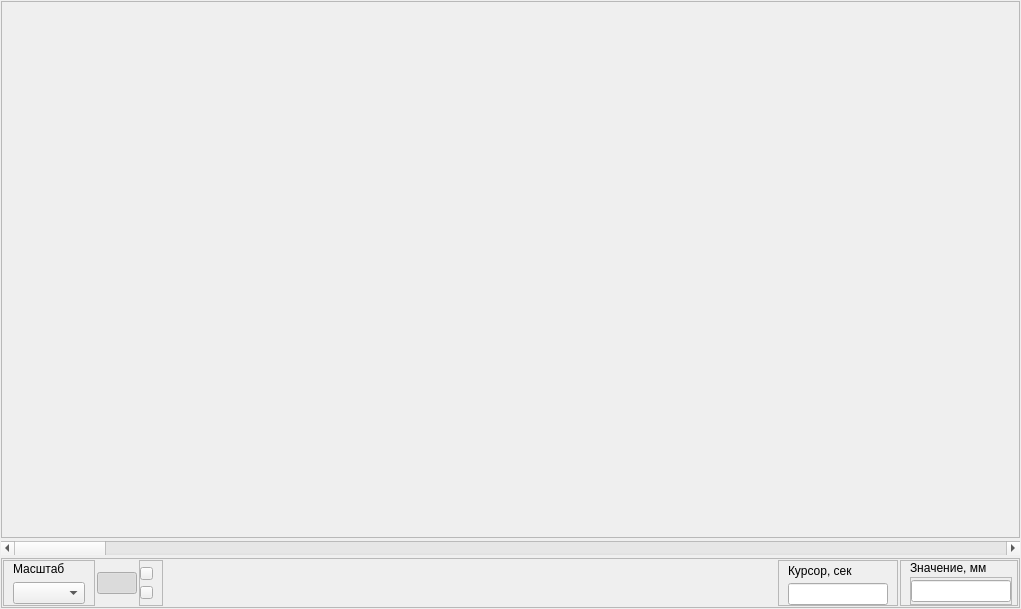
<?xml version="1.0" encoding="UTF-8"?>
<ui version="4.0">
 <class>BalistogramVisualWidget</class>
 <widget class="QWidget" name="BalistogramVisualWidget">
  <property name="geometry">
   <rect>
    <x>0</x>
    <y>0</y>
    <width>1021</width>
    <height>609</height>
   </rect>
  </property>
  <property name="windowTitle">
   <string>Form</string>
  </property>
  <layout class="QVBoxLayout" name="verticalLayout">
   <property name="spacing">
    <number>3</number>
   </property>
   <property name="leftMargin">
    <number>1</number>
   </property>
   <property name="topMargin">
    <number>1</number>
   </property>
   <property name="rightMargin">
    <number>1</number>
   </property>
   <property name="bottomMargin">
    <number>1</number>
   </property>
   <item>
    <widget class="QFrame" name="frGraph">
     <property name="frameShape">
      <enum>QFrame::StyledPanel</enum>
     </property>
     <property name="frameShadow">
      <enum>QFrame::Raised</enum>
     </property>
     <layout class="QVBoxLayout" name="verticalLayout_3">
      <property name="spacing">
       <number>2</number>
      </property>
      <property name="leftMargin">
       <number>1</number>
      </property>
      <property name="topMargin">
       <number>1</number>
      </property>
      <property name="rightMargin">
       <number>1</number>
      </property>
      <property name="bottomMargin">
       <number>1</number>
      </property>
      <item>
       <widget class="AreaGraph" name="wgtGraph" native="true">
        <property name="mouseTracking">
         <bool>true</bool>
        </property>
       </widget>
      </item>
     </layout>
    </widget>
   </item>
   <item>
    <widget class="QScrollBar" name="sbSignal">
     <property name="orientation">
      <enum>Qt::Horizontal</enum>
     </property>
    </widget>
   </item>
   <item>
    <widget class="QFrame" name="frToolbar">
     <property name="sizePolicy">
      <sizepolicy hsizetype="Preferred" vsizetype="Fixed">
       <horstretch>0</horstretch>
       <verstretch>0</verstretch>
      </sizepolicy>
     </property>
     <property name="frameShape">
      <enum>QFrame::StyledPanel</enum>
     </property>
     <property name="frameShadow">
      <enum>QFrame::Raised</enum>
     </property>
     <layout class="QHBoxLayout" name="horizontalLayout">
      <property name="spacing">
       <number>2</number>
      </property>
      <property name="leftMargin">
       <number>1</number>
      </property>
      <property name="topMargin">
       <number>1</number>
      </property>
      <property name="rightMargin">
       <number>1</number>
      </property>
      <property name="bottomMargin">
       <number>1</number>
      </property>
      <item>
       <widget class="QFrame" name="frScale">
        <property name="frameShape">
         <enum>QFrame::StyledPanel</enum>
        </property>
        <property name="frameShadow">
         <enum>QFrame::Raised</enum>
        </property>
        <layout class="QVBoxLayout" name="verticalLayout_2">
         <property name="topMargin">
          <number>1</number>
         </property>
         <property name="bottomMargin">
          <number>1</number>
         </property>
         <item>
          <widget class="QLabel" name="lblScale">
           <property name="text">
            <string>Масштаб</string>
           </property>
          </widget>
         </item>
         <item>
          <widget class="QComboBox" name="cbScale">
           <property name="maxVisibleItems">
            <number>15</number>
           </property>
          </widget>
         </item>
        </layout>
       </widget>
      </item>
      <item>
       <widget class="QPushButton" name="btnFullSignal">
        <property name="text">
         <string/>
        </property>
        <property name="icon">
         <iconset resource="../../../../kernel.qrc">
          <normaloff>:/images/Tools/FullSignal.png</normaloff>:/images/Tools/FullSignal.png</iconset>
        </property>
        <property name="iconSize">
         <size>
          <width>22</width>
          <height>22</height>
         </size>
        </property>
        <property name="checkable">
         <bool>true</bool>
        </property>
        <property name="checked">
         <bool>true</bool>
        </property>
       </widget>
      </item>
      <item>
       <widget class="QFrame" name="frFullSignal">
        <property name="frameShape">
         <enum>QFrame::StyledPanel</enum>
        </property>
        <property name="frameShadow">
         <enum>QFrame::Raised</enum>
        </property>
        <layout class="QVBoxLayout" name="verticalLayout_5">
         <property name="spacing">
          <number>0</number>
         </property>
         <property name="leftMargin">
          <number>0</number>
         </property>
         <property name="topMargin">
          <number>0</number>
         </property>
         <property name="bottomMargin">
          <number>0</number>
         </property>
         <item>
          <widget class="QPushButton" name="btnHScalePlus">
           <property name="maximumSize">
            <size>
             <width>13</width>
             <height>13</height>
            </size>
           </property>
           <property name="text">
            <string/>
           </property>
           <property name="icon">
            <iconset resource="../../../../kernel.qrc">
             <normaloff>:/images/Tools/Plus_10.png</normaloff>:/images/Tools/Plus_10.png</iconset>
           </property>
           <property name="iconSize">
            <size>
             <width>9</width>
             <height>9</height>
            </size>
           </property>
          </widget>
         </item>
         <item>
          <widget class="QPushButton" name="btnHScaleMinus">
           <property name="maximumSize">
            <size>
             <width>13</width>
             <height>13</height>
            </size>
           </property>
           <property name="text">
            <string/>
           </property>
           <property name="icon">
            <iconset resource="../../../../kernel.qrc">
             <normaloff>:/images/Tools/Minus_10.png</normaloff>:/images/Tools/Minus_10.png</iconset>
           </property>
           <property name="iconSize">
            <size>
             <width>10</width>
             <height>10</height>
            </size>
           </property>
          </widget>
         </item>
        </layout>
       </widget>
      </item>
      <item>
       <spacer name="horizontalSpacer">
        <property name="orientation">
         <enum>Qt::Horizontal</enum>
        </property>
        <property name="sizeHint" stdset="0">
         <size>
          <width>40</width>
          <height>20</height>
         </size>
        </property>
       </spacer>
      </item>
      <item>
       <widget class="QFrame" name="frCursor">
        <property name="sizePolicy">
         <sizepolicy hsizetype="Fixed" vsizetype="Preferred">
          <horstretch>0</horstretch>
          <verstretch>0</verstretch>
         </sizepolicy>
        </property>
        <property name="frameShape">
         <enum>QFrame::StyledPanel</enum>
        </property>
        <property name="frameShadow">
         <enum>QFrame::Raised</enum>
        </property>
        <layout class="QVBoxLayout" name="verticalLayout_4">
         <property name="spacing">
          <number>2</number>
         </property>
         <property name="topMargin">
          <number>0</number>
         </property>
         <property name="bottomMargin">
          <number>0</number>
         </property>
         <item>
          <widget class="QLabel" name="lblCursor">
           <property name="text">
            <string>Курсор, сек</string>
           </property>
          </widget>
         </item>
         <item>
          <widget class="QLineEdit" name="edCursor">
           <property name="maximumSize">
            <size>
             <width>100</width>
             <height>16777215</height>
            </size>
           </property>
           <property name="readOnly">
            <bool>true</bool>
           </property>
          </widget>
         </item>
        </layout>
       </widget>
      </item>
      <item>
       <widget class="QFrame" name="frValues">
        <property name="sizePolicy">
         <sizepolicy hsizetype="Fixed" vsizetype="Preferred">
          <horstretch>0</horstretch>
          <verstretch>0</verstretch>
         </sizepolicy>
        </property>
        <property name="frameShape">
         <enum>QFrame::StyledPanel</enum>
        </property>
        <property name="frameShadow">
         <enum>QFrame::Raised</enum>
        </property>
        <layout class="QVBoxLayout" name="verticalLayout_6">
         <property name="spacing">
          <number>2</number>
         </property>
         <property name="topMargin">
          <number>0</number>
         </property>
         <property name="rightMargin">
          <number>5</number>
         </property>
         <property name="bottomMargin">
          <number>0</number>
         </property>
         <item>
          <widget class="QLabel" name="lblvalues">
           <property name="text">
            <string>Значение, мм</string>
           </property>
          </widget>
         </item>
         <item>
          <widget class="QFrame" name="frValuesVal">
           <property name="frameShape">
            <enum>QFrame::StyledPanel</enum>
           </property>
           <property name="frameShadow">
            <enum>QFrame::Raised</enum>
           </property>
           <layout class="QHBoxLayout" name="horizontalLayout_2">
            <property name="spacing">
             <number>3</number>
            </property>
            <property name="leftMargin">
             <number>0</number>
            </property>
            <property name="topMargin">
             <number>2</number>
            </property>
            <property name="rightMargin">
             <number>0</number>
            </property>
            <property name="bottomMargin">
             <number>2</number>
            </property>
            <item>
             <widget class="QLineEdit" name="edZ">
              <property name="maximumSize">
               <size>
                <width>100</width>
                <height>16777215</height>
               </size>
              </property>
             </widget>
            </item>
           </layout>
          </widget>
         </item>
        </layout>
       </widget>
      </item>
     </layout>
    </widget>
   </item>
  </layout>
 </widget>
 <customwidgets>
  <customwidget>
   <class>AreaGraph</class>
   <extends>QWidget</extends>
   <header location="global">areagraph.h</header>
   <container>1</container>
  </customwidget>
 </customwidgets>
 <resources>
  <include location="../../../../kernel.qrc"/>
 </resources>
 <connections>
  <connection>
   <sender>cbScale</sender>
   <signal>currentIndexChanged(int)</signal>
   <receiver>BalistogramVisualWidget</receiver>
   <slot>scaleChange(int)</slot>
   <hints>
    <hint type="sourcelabel">
     <x>64</x>
     <y>592</y>
    </hint>
    <hint type="destinationlabel">
     <x>1020</x>
     <y>308</y>
    </hint>
   </hints>
  </connection>
  <connection>
   <sender>btnFullSignal</sender>
   <signal>clicked(bool)</signal>
   <receiver>BalistogramVisualWidget</receiver>
   <slot>btnFulSignalClicked(bool)</slot>
   <hints>
    <hint type="sourcelabel">
     <x>121</x>
     <y>586</y>
    </hint>
    <hint type="destinationlabel">
     <x>1020</x>
     <y>338</y>
    </hint>
   </hints>
  </connection>
  <connection>
   <sender>sbSignal</sender>
   <signal>valueChanged(int)</signal>
   <receiver>BalistogramVisualWidget</receiver>
   <slot>signalScroll(int)</slot>
   <hints>
    <hint type="sourcelabel">
     <x>195</x>
     <y>551</y>
    </hint>
    <hint type="destinationlabel">
     <x>1021</x>
     <y>260</y>
    </hint>
   </hints>
  </connection>
  <connection>
   <sender>btnHScaleMinus</sender>
   <signal>clicked()</signal>
   <receiver>BalistogramVisualWidget</receiver>
   <slot>btnMinusClicked()</slot>
   <hints>
    <hint type="sourcelabel">
     <x>139</x>
     <y>594</y>
    </hint>
    <hint type="destinationlabel">
     <x>1025</x>
     <y>438</y>
    </hint>
   </hints>
  </connection>
  <connection>
   <sender>btnHScalePlus</sender>
   <signal>clicked()</signal>
   <receiver>BalistogramVisualWidget</receiver>
   <slot>btnPlusClicked()</slot>
   <hints>
    <hint type="sourcelabel">
     <x>143</x>
     <y>579</y>
    </hint>
    <hint type="destinationlabel">
     <x>1024</x>
     <y>382</y>
    </hint>
   </hints>
  </connection>
 </connections>
 <slots>
  <slot>scaleChange(int)</slot>
  <slot>btnFulSignalClicked(bool)</slot>
  <slot>btnZeroingClicked(bool)</slot>
  <slot>signalScroll(int)</slot>
  <slot>btnMinusClicked()</slot>
  <slot>btnPlusClicked()</slot>
 </slots>
</ui>
